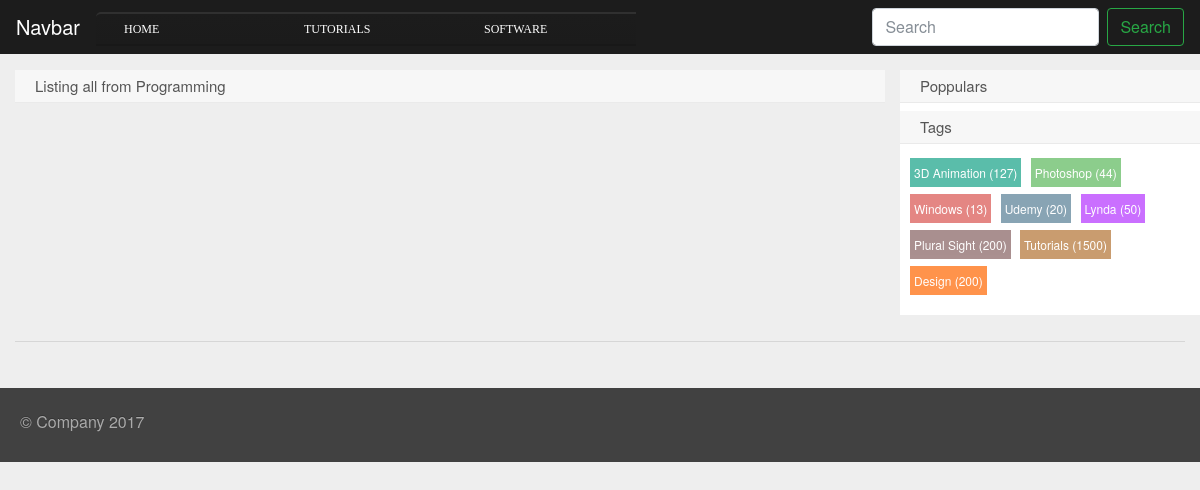
The app's page /category/4/Programming, older data.
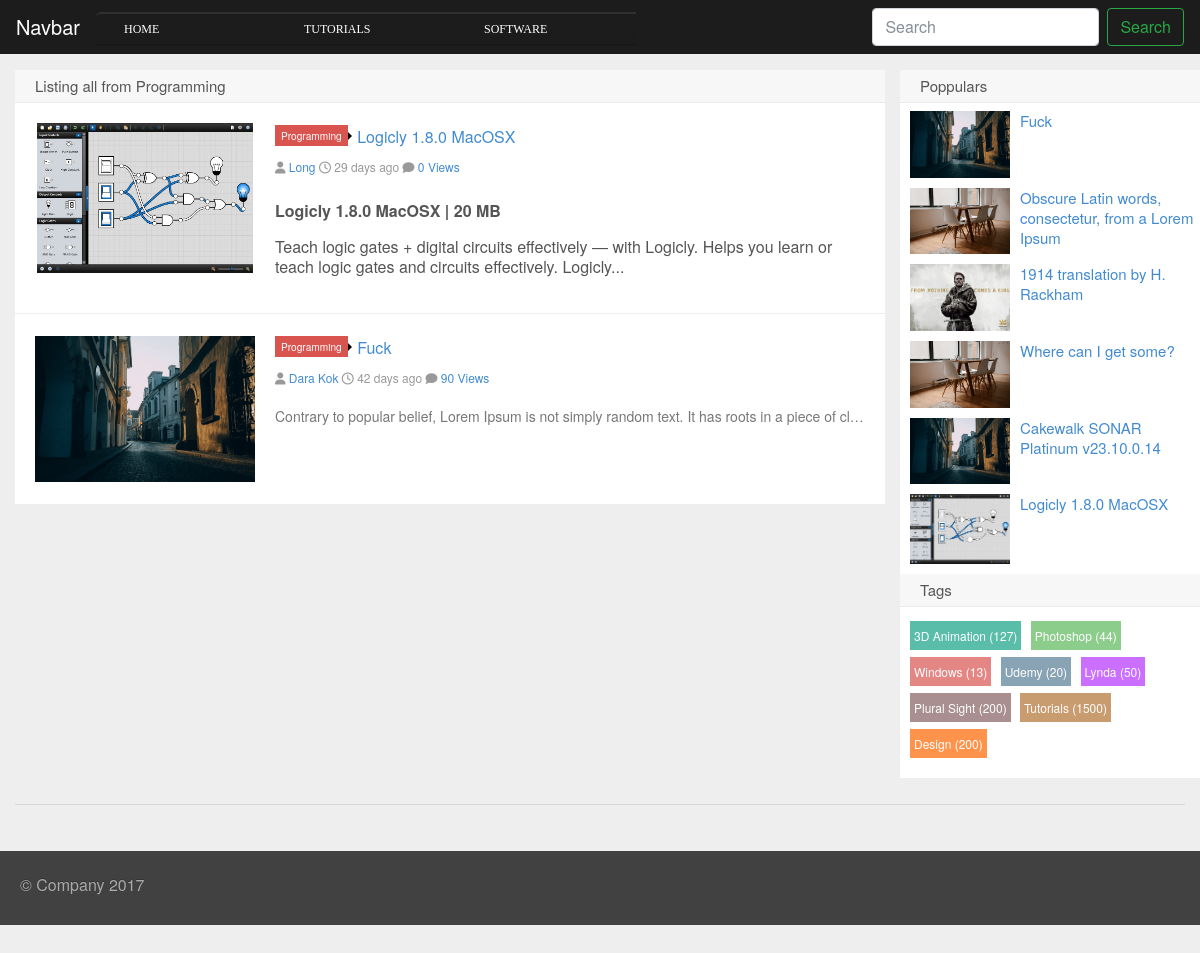
The same page, newer data.
### tables this page shows
CREATE TABLE `categories` (
  `cat_id` int(20) NOT NULL AUTO_INCREMENT,
  `cat_name` varchar(255) NOT NULL,
  PRIMARY KEY (`cat_id`)
);

CREATE TABLE `posts` (
  `post_id` int(20) NOT NULL AUTO_INCREMENT,
  `sub_cat_id` int(20) NOT NULL,
  `user_id` int(20) NOT NULL,
  `post_title` varchar(255) NOT NULL,
  `post_image` varchar(255) NOT NULL,
  `post_date` date NOT NULL,
  `post_view` int(255) DEFAULT NULL,
  `post_desc` text NOT NULL,
  `post_tage` varchar(255) NOT NULL,
  `post_status` varchar(255) DEFAULT NULL,
  `post_suggestion` tinyint(4) DEFAULT NULL,
  `down_link` varchar(255) DEFAULT NULL,
  PRIMARY KEY (`post_id`),
  KEY `FK_subcat` (`sub_cat_id`),
  KEY `FK_user` (`user_id`),
  CONSTRAINT `FK_subcat` FOREIGN KEY (`sub_cat_id`) REFERENCES `sub_categories` (`sub_cat_id`) ON DELETE CASCADE ON UPDATE CASCADE,
  CONSTRAINT `FK_user` FOREIGN KEY (`user_id`) REFERENCES `users` (`user_id`) ON DELETE CASCADE ON UPDATE CASCADE
);

CREATE TABLE `sub_categories` (
  `sub_cat_id` int(20) NOT NULL AUTO_INCREMENT,
  `cat_id` int(20) NOT NULL,
  `sub_cat_name` varchar(255) NOT NULL,
  PRIMARY KEY (`sub_cat_id`),
  KEY `RK_Cat` (`cat_id`),
  CONSTRAINT `RK_Cat` FOREIGN KEY (`cat_id`) REFERENCES `categories` (`cat_id`) ON UPDATE CASCADE
);

CREATE TABLE `users` (
  `user_id` int(20) NOT NULL AUTO_INCREMENT,
  `user_name` varchar(255) NOT NULL,
  `name` varchar(255) NOT NULL,
  `user_email` varchar(255) NOT NULL,
  `user_role` varchar(255) NOT NULL,
  `user_password` varchar(255) NOT NULL,
  PRIMARY KEY (`user_id`)
);

### includes/sub_category_detail.php (the view, shortened to what the changed rows need)
<main role="main" class="container">
    <div class=" row row-offcanvas row-offcanvas-right">
        <div class="col-12 col-md-9">
            <h2 class="title">Listing all from
                <?php
                echo $_GET['name'];
                ?>
            </h2>
            <?php
            $id = $_GET['id'];
            $prepare_statement = $connection->prepare("SELECT * FROM posts WHERE sub_cat_id = ? ORDER BY post_id DESC");
            $prepare_statement->bind_param("s",$id);
            $prepare_statement->execute();
            $select_post = $prepare_statement->get_result();
            while($row_post = mysqli_fetch_array($select_post)) {
                $post_id = $row_post['0'];
                $sub_cat_id = $row_post['1'];
                $user_id = $row_post['2'];
                $post_title = $row_post['3'];
                $post_image = $row_post['4'];
                $post_date = $row_post['5'];
                $post_view = $row_post['6'];
                $post_desc = $row_post['7'];
                ?>
                <article class="excerpt">
                    <div class="focus"><a href="/page/<?= $post_id; ?>" class="thumbnail">
                            <img src="/img/<?= $post_image; ?>" alt="<?= $post_title; ?>"/></a></div>
                    <header>
                        <a class="label label-important" href="/page/<?= $post_id; ?>">
                            <?php
                            $query_sub_cat = "SELECT * FROM sub_categories WHERE sub_cat_id=$sub_cat_id";
                            $select_sub_cat=mysqli_query($connection,$query_sub_cat);
                            while($row_sub_cat = mysqli_fetch_array($select_sub_cat)) {
                                echo $sub_cat_name = $row_sub_cat['sub_cat_name'];
                            }
                            ?>
                            <i class="label-arrow"></i>
                        </a>
                        <h2><a href="/page/<?= $post_id; ?>" title="<?= $post_title; ?>"><?= $post_title; ?></a></h2>
                    </header>
                    <p>
                <span class="muted"><i class="fa fa-user icon12"></i>
                  <a href="#">
                      <?php
                      $query_user = "SELECT * FROM users WHERE user_id=$user_id";
                      $select_user=mysqli_query($connection,$query_user);
                      while($row_user = mysqli_fetch_array($select_user)) {
                          echo $name = $row_user['name'];
                      }
                      ?>
                  </a>
                </span>
                <span class="muted"><i class="fa fa-clock-o icon12"></i>
                    <?php
                    $now = date('Y-m-d');
                    if(date_create($post_date)==date_create($now)){
                        echo "Today";
                    }else{
                        $diff=date_diff(date_create($post_date),date_create($now));
                        echo $diff->format("%a days ago");
                    }
                    ?>
                </span>
                <span class="muted"><i class="fa fa-comment icon12"></i>
                  <a href="#"><?= $post_view; ?>&nbsp;Views</a>
                </span>
                    </p>
                    <p class="note no-break-out">
                        <?php
                        if(strlen($post_desc)<=200){
                            echo $post_desc;
                        }else{
                            $shorten= substr($post_desc,0,200). '... ';
                            echo $shorten;
                        }
                        ?></p>
                </article>
                <?php
            }
            ?>
        </div>

### includes/navigation.php (shortened to what the changed rows need)
<nav class="navbar navbar-expand-md fixed-top navbar-dark bg-dark">
    <div class="collapse navbar-collapse" id="navbarsExampleDefault">
        <ul class="menu mr-auto">
            <?php
            $query = " SELECT * FROM categories";
            $select_all_category = mysqli_query($connection,$query);
            while ($row = mysqli_fetch_assoc($select_all_category)){
            $cat_id = $row['cat_id'];
            $cat_name = $row['cat_name'];
            ?>
            <li><a href="/category/<?php echo "$cat_name/$cat_id";?>"><?php echo $cat_name ?></a>
              </li>
              <?php } ?>
        </ul>
    </div>
</nav>

### includes/leftbar.php (shortened to what the changed rows need)
<div class="col-6 col-md-3 sidebar-offcanvas" id="sidebar">
    <div class="list-group">
        <div class="leftbar">
              <h2 class="title">Poppulars</h2>
              <ul>
                  <?php
                  $select_query = "SELECT * FROM posts ORDER BY post_view DESC limit 6";
                  $select_post=mysqli_query($connection,$select_query);
                  while($row_post = mysqli_fetch_array($select_post)) {
                      $post_id = $row_post['0'];
                      $post_title = $row_post['3'];
                      $post_image = $row_post['4'];
                      ?>
                      <li class="item"><a href="/page/<?= $post_id; ?>"><img src="/img/<?= $post_image; ?>" alt="<?= $post_image; ?>"/><?= $post_title?></a></li>
                      <?php
                  }
                  ?>
              </ul>
              <h2 class="title">Tags</h2>
        </div>
    </div>
</div>

Row changes from the older to the newer data that the page shows:
added posts: post_image (picture), post_title "Logicly 1.8.0 MacOSX", post_date "29 days ago", post_view "0", post_desc "Logicly 1.8.0 MacOSX | 20 MB Teach logic gates + digital circuits effectively — with Logicly. Helps you learn or teach logic gates and circuits effectively. Logicly..."
now on this page (row unchanged): sub_categories: sub_cat_name "Programming"
added users: name "Long", shown under "Logicly 1.8.0 MacOSX"
added posts: post_image (picture), post_title "Fuck", post_date "42 days ago", post_view "90", post_desc "Contrary to popular belief, Lorem Ipsum is not simply random text. It has roots in a piece of cl…"
added users: name "Dara Kok", shown under "Fuck"
added posts: post_image (picture), post_title "Obscure Latin words, consectetur, from a Lorem Ipsum", shown under "Poppulars"
added posts: post_image (picture), post_title "1914 translation by H. Rackham", shown under "Poppulars"
added posts: post_image (picture), post_title "Where can I get some?", shown under "Poppulars"
added posts: post_image (picture), post_title "Cakewalk SONAR Platinum v23.10.0.14", shown under "Poppulars"
